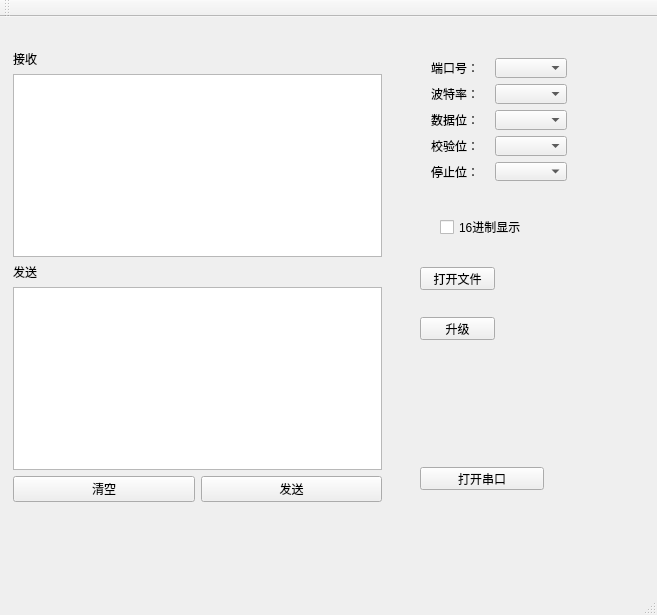
<?xml version="1.0" encoding="UTF-8"?>
<ui version="4.0">
 <class>MainWindow</class>
 <widget class="QMainWindow" name="MainWindow">
  <property name="geometry">
   <rect>
    <x>0</x>
    <y>0</y>
    <width>657</width>
    <height>615</height>
   </rect>
  </property>
  <property name="windowTitle">
   <string>MainWindow</string>
  </property>
  <widget class="QWidget" name="centralWidget">
   <widget class="QPushButton" name="openButton">
    <property name="geometry">
     <rect>
      <x>420</x>
      <y>450</y>
      <width>124</width>
      <height>23</height>
     </rect>
    </property>
    <property name="text">
     <string>打开串口</string>
    </property>
   </widget>
   <widget class="QWidget" name="layoutWidget">
    <property name="geometry">
     <rect>
      <x>2</x>
      <y>22</y>
      <width>391</width>
      <height>505</height>
     </rect>
    </property>
    <layout class="QVBoxLayout" name="verticalLayout">
     <item>
      <widget class="QLabel" name="label">
       <property name="text">
        <string>接收</string>
       </property>
      </widget>
     </item>
     <item>
      <widget class="QTextEdit" name="textEdit">
       <property name="sizePolicy">
        <sizepolicy hsizetype="Expanding" vsizetype="Maximum">
         <horstretch>0</horstretch>
         <verstretch>0</verstretch>
        </sizepolicy>
       </property>
      </widget>
     </item>
     <item>
      <widget class="QLabel" name="label_2">
       <property name="text">
        <string>发送</string>
       </property>
      </widget>
     </item>
     <item>
      <widget class="QTextEdit" name="textEdit_2">
       <property name="sizePolicy">
        <sizepolicy hsizetype="Expanding" vsizetype="Maximum">
         <horstretch>0</horstretch>
         <verstretch>0</verstretch>
        </sizepolicy>
       </property>
      </widget>
     </item>
     <item>
      <layout class="QHBoxLayout" name="horizontalLayout">
       <item>
        <widget class="QPushButton" name="clearButton">
         <property name="text">
          <string>清空</string>
         </property>
        </widget>
       </item>
       <item>
        <widget class="QPushButton" name="sendButton">
         <property name="text">
          <string>发送</string>
         </property>
        </widget>
       </item>
      </layout>
     </item>
     <item>
      <spacer name="verticalSpacer_2">
       <property name="orientation">
        <enum>Qt::Vertical</enum>
       </property>
       <property name="sizeHint" stdset="0">
        <size>
         <width>20</width>
         <height>40</height>
        </size>
       </property>
      </spacer>
     </item>
    </layout>
   </widget>
   <widget class="QCheckBox" name="checkBox">
    <property name="geometry">
     <rect>
      <x>440</x>
      <y>200</y>
      <width>81</width>
      <height>20</height>
     </rect>
    </property>
    <property name="text">
     <string>16进制显示</string>
    </property>
   </widget>
   <widget class="QPushButton" name="openFill">
    <property name="geometry">
     <rect>
      <x>420</x>
      <y>250</y>
      <width>75</width>
      <height>23</height>
     </rect>
    </property>
    <property name="text">
     <string>打开文件</string>
    </property>
   </widget>
   <widget class="QPushButton" name="updata">
    <property name="geometry">
     <rect>
      <x>420</x>
      <y>300</y>
      <width>75</width>
      <height>23</height>
     </rect>
    </property>
    <property name="text">
     <string>升级</string>
    </property>
   </widget>
   <widget class="QWidget" name="">
    <property name="geometry">
     <rect>
      <x>420</x>
      <y>30</y>
      <width>158</width>
      <height>145</height>
     </rect>
    </property>
    <layout class="QVBoxLayout" name="verticalLayout_2">
     <item>
      <layout class="QHBoxLayout" name="horizontalLayout_2">
       <item>
        <widget class="QLabel" name="label_3">
         <property name="text">
          <string>端口号：</string>
         </property>
        </widget>
       </item>
       <item>
        <widget class="QComboBox" name="PortBox"/>
       </item>
      </layout>
     </item>
     <item>
      <layout class="QHBoxLayout" name="horizontalLayout_3">
       <item>
        <widget class="QLabel" name="label_4">
         <property name="text">
          <string>波特率：</string>
         </property>
        </widget>
       </item>
       <item>
        <widget class="QComboBox" name="BaudBox"/>
       </item>
      </layout>
     </item>
     <item>
      <layout class="QHBoxLayout" name="horizontalLayout_4">
       <item>
        <widget class="QLabel" name="label_5">
         <property name="text">
          <string>数据位：</string>
         </property>
        </widget>
       </item>
       <item>
        <widget class="QComboBox" name="BitNumBox"/>
       </item>
      </layout>
     </item>
     <item>
      <layout class="QHBoxLayout" name="horizontalLayout_5">
       <item>
        <widget class="QLabel" name="label_6">
         <property name="text">
          <string>校验位：</string>
         </property>
        </widget>
       </item>
       <item>
        <widget class="QComboBox" name="ParityBox"/>
       </item>
      </layout>
     </item>
     <item>
      <layout class="QHBoxLayout" name="horizontalLayout_6">
       <item>
        <widget class="QLabel" name="label_7">
         <property name="text">
          <string>停止位：</string>
         </property>
        </widget>
       </item>
       <item>
        <widget class="QComboBox" name="StopBox"/>
       </item>
      </layout>
     </item>
    </layout>
   </widget>
  </widget>
  <widget class="QMenuBar" name="menuBar">
   <property name="geometry">
    <rect>
     <x>0</x>
     <y>0</y>
     <width>657</width>
     <height>26</height>
    </rect>
   </property>
  </widget>
  <widget class="QToolBar" name="mainToolBar">
   <attribute name="toolBarArea">
    <enum>TopToolBarArea</enum>
   </attribute>
   <attribute name="toolBarBreak">
    <bool>false</bool>
   </attribute>
  </widget>
  <widget class="QStatusBar" name="statusBar"/>
 </widget>
 <layoutdefault spacing="6" margin="11"/>
 <resources/>
 <connections/>
</ui>
